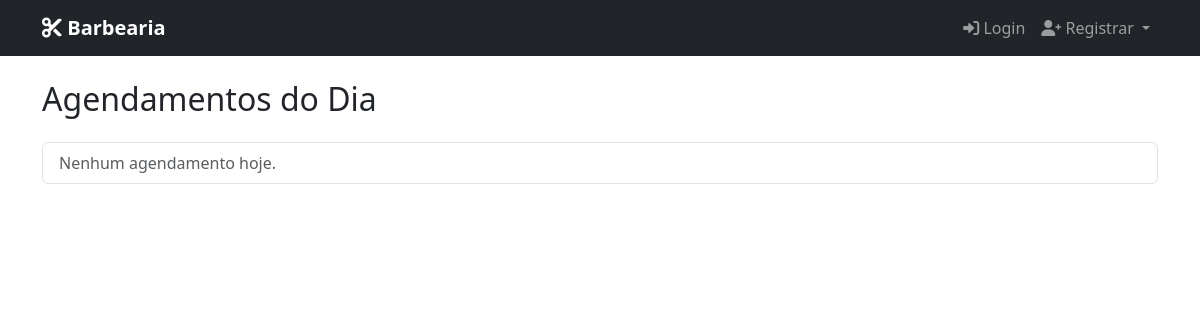
Before: /agendados/ with the older database file.
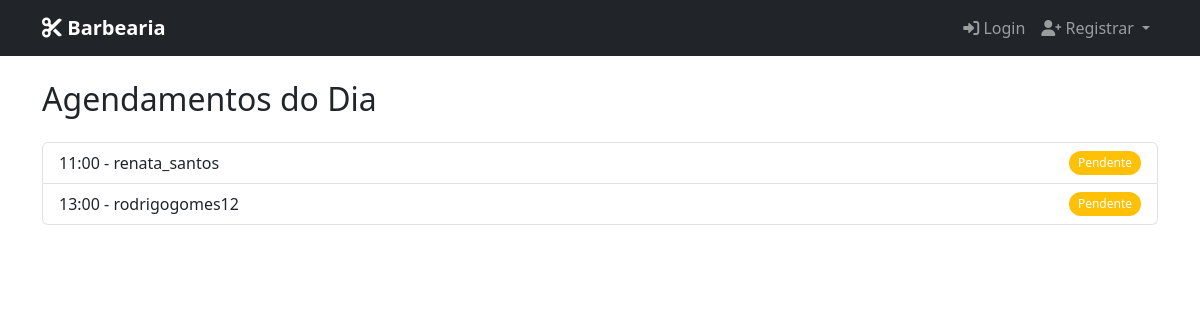
After: the same page with the newer database file.
### core/models.py (models this page shows, shortened)
class Corte(models.Model):
    cliente = models.ForeignKey(Cliente, on_delete=models.CASCADE)
    data = models.DateField()
    hora = models.TimeField()
    valor = models.DecimalField(max_digits=6, decimal_places=2)
    realizado = models.BooleanField(default=False)
    observacoes = models.TextField(blank=True, null=True)
    data_criacao = models.DateTimeField(default=timezone.now)

class Cliente(AbstractUser):
    telefone = models.CharField(max_length=20)
    is_barbeira = models.BooleanField(default=False)  # Campo para identificar se é barbeira
    groups = models.ManyToManyField(
        'auth.Group',
        verbose_name='groups',
        blank=True,
        related_name='cliente_groups',  # Nome único
        related_query_name='cliente'
    )
    user_permissions = models.ManyToManyField(
        'auth.Permission',
        verbose_name='user permissions',
        blank=True,
        related_name='cliente_permissions',  # Nome único
        related_query_name='cliente'
    )
    class Meta:
        verbose_name = 'Cliente'
        verbose_name_plural = 'Clientes'

### core/views.py (the view)
# urls.py: path('agendados/', views.agendamentos_dia, name='agendados'),
def agendamentos_dia(request):
    from datetime import date
    hoje = date.today()
    agendados = Corte.objects.filter(data=hoje)
    return render(request, 'agendados.html', {'agendados': agendados})

### core/templates/agendados.html
{% extends 'base.html' %}
{% block content %}
<div class="container mt-4">
    <h2 class="mb-4">Agendamentos do Dia</h2>
    <ul class="list-group">
        {% for corte in agendados %}
            <li class="list-group-item d-flex justify-content-between align-items-center">
                {{ corte.hora|time:"H:i" }} - {{ corte.cliente.username }}
                <span class="badge bg-{% if corte.realizado %}success{% else %}warning{% endif %} rounded-pill">
                    {% if corte.realizado %}Realizado{% else %}Pendente{% endif %}
                </span>
            </li>
        {% empty %}
            <li class="list-group-item text-muted">Nenhum agendamento hoje.</li>
        {% endfor %}
    </ul>
</div>
{% endblock %}

### core/templates/base.html (shortened to what this page needs)
<!DOCTYPE html>
<html lang="pt-br">
<head>
    {% load static %}
    <link href="https://cdn.jsdelivr.net/npm/bootstrap@5.3.2/dist/css/bootstrap.min.css" rel="stylesheet">
    <link href="https://cdnjs.cloudflare.com/ajax/libs/font-awesome/6.0.0/css/all.min.css" rel="stylesheet">
    <link href="{% static 'css/meu_estilo.css' %}" rel="stylesheet">
</head>
<body>
    {% include 'navbar.html' %}
    <main>
        {% block content %}{% endblock %}
    </main>
</body>
</html>

### core/templates/navbar.html (shortened to what this page needs)
<nav class="navbar navbar-expand-lg navbar-dark bg-dark">
    <div class="container">
        <a class="navbar-brand" href="{% url 'home' %}">
            <i class="fas fa-cut"></i> Barbearia
        </a>
        <div class="collapse navbar-collapse" id="navbarNav">
            <ul class="navbar-nav">
                {% if user.is_authenticated %}
                    <li class="nav-item dropdown">
                        <a class="nav-link dropdown-toggle" href="#" id="navbarDropdown" role="button"
                           data-bs-toggle="dropdown">
                            <i class="fas fa-user-circle"></i> {{ user.username }}
                        </a>
                        <ul class="dropdown-menu">
                            {% if user.is_barbeira %}
                                <li><span class="dropdown-item-text text-muted">
                                    <i class="fas fa-cut"></i> Barbeira
                                </span></li>
                            {% else %}
                                <li><span class="dropdown-item-text text-muted">
                                    <i class="fas fa-user"></i> Cliente
                                </span></li>
                            {% endif %}
                            <li><hr class="dropdown-divider"></li>
                            <li>
                                <a class="dropdown-item" href="{% url 'logout' %}">
                                    <i class="fas fa-sign-out-alt"></i> Sair
                                </a>
                            </li>
                        </ul>
                    </li>
                {% else %}
                    <li class="nav-item">
                        <a class="nav-link" href="{% url 'login' %}">
                            <i class="fas fa-sign-in-alt"></i> Login
                        </a>
                    </li>
                    <li class="nav-item dropdown">
                        <a class="nav-link dropdown-toggle" href="#" id="registerDropdown"
                           data-bs-toggle="dropdown">
                            <i class="fas fa-user-plus"></i> Registrar
                        </a>
                    </li>
                {% endif %}
            </ul>
        </div>
    </div>
</nav>

### static/css/meu_estilo.css (style rules this page uses)
.badge { font-weight: 500; padding: 0.5em 0.75em; }

### core/templates/base.html (style rules this page uses)
.navbar-brand { font-weight: bold; }
.badge { font-size: 0.75em; }

Changed rows visible on the page:
added Corte: hora "11:00", cliente.username "renata_santos", realizado "Pendente"
added Corte: hora "13:00", cliente.username "rodrigogomes12", realizado "Pendente"
Other visible differences:
text no longer shown: "Nenhum agendamento hoje."
